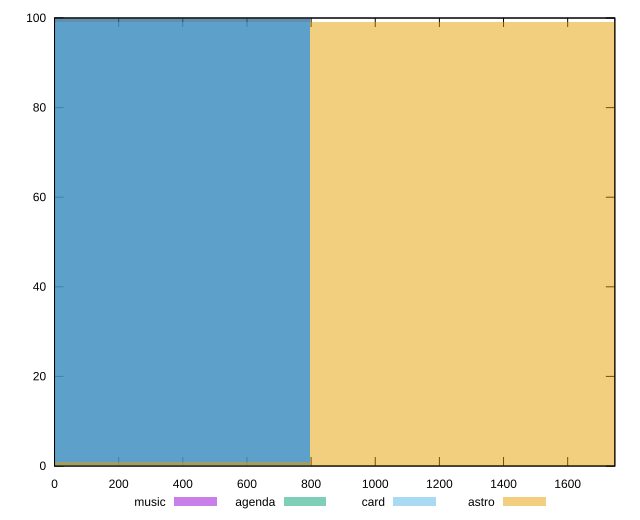

Write the gnuplot code that produced this figure.
reset

$music <<EOF
0 100
EOF

$agenda <<EOF
0 100
EOF

$card <<EOF
0 99
EOF

$astro <<EOF
0 1
1593.4694233104083 99
EOF

set key outside below
set boxwidth 1593.4694233104083
set xrange [0:1747]
set yrange [0:100]
set trange [0:100]
set style fill transparent solid 0.5 noborder
set terminal svg size 640, 520 enhanced background rgb 'white'
set output "reports/report_00030_2021-02-24T20-42-31.540Z/render-blocking-resources/comparison/histogram/all_raw.svg"

plot $music title "music" with boxes, \
     $agenda title "agenda" with boxes, \
     $card title "card" with boxes, \
     $astro title "astro" with boxes

reset
